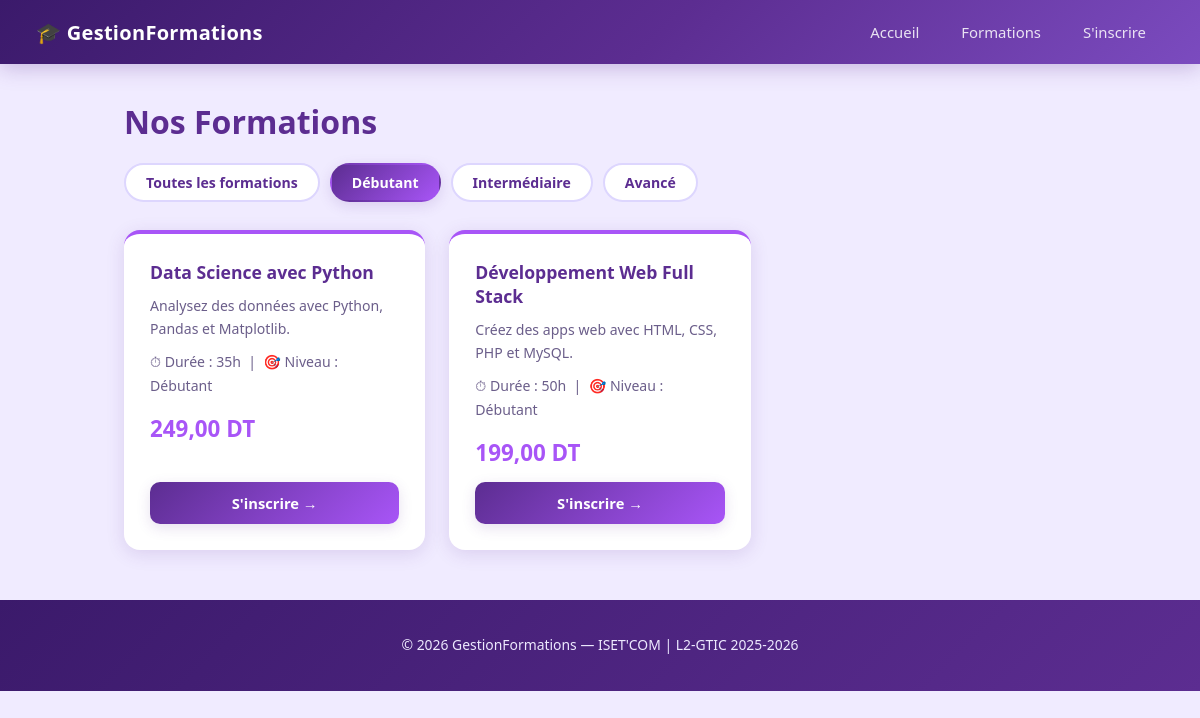
The app's page /index.php?page=formations&niveau=Débutant with its own data.
### tables this page shows
CREATE TABLE IF NOT EXISTS formations (
    id          INT AUTO_INCREMENT PRIMARY KEY,
    titre       VARCHAR(150) NOT NULL,
    description TEXT         NOT NULL,
    prix        DECIMAL(8,2) NOT NULL DEFAULT 0,
    duree       VARCHAR(30)  DEFAULT '20h',
    niveau      VARCHAR(50)  DEFAULT 'Tous niveaux',
    created_at  TIMESTAMP    DEFAULT CURRENT_TIMESTAMP
);

### FormationController.php (called while the page is built)
<?php
require_once 'models/Formation.php';
$niveau = $_GET['niveau'] ?? '';
$formations = Formation::getAll($niveau);
require 'views/formations.php';

### Formation.php (called while the page is built, shortened)
<?php
class Formation {
    public static function getAll(string $niveau = ''): array {
        $pdo = Database::connect();
        if (!empty($niveau)) {
            $stmt = $pdo->prepare('SELECT * FROM formations WHERE niveau = ? ORDER BY id ASC');
            $stmt->execute([$niveau]);
        } else {
            $stmt = $pdo->query('SELECT * FROM formations ORDER BY id ASC');
        }
        return $stmt->fetchAll();
    }
}

### formations.php (the view, shortened to what this page needs)
<?php
require 'views/partials/header.php';
?>
<div class="container">
    <h1>Nos Formations</h1>
    <div class="filtres">
        <a href="index.php?page=formations" <?= empty($niveau) ? 'class="active"' : '' ?>>
            Toutes les formations
        </a>
        <a href="index.php?page=formations&niveau=Débutant" <?= $niveau === 'Débutant' ? 'class="active"' : '' ?>>
            Débutant
        </a>
        <a href="index.php?page=formations&niveau=Intermédiaire" <?= $niveau === 'Intermédiaire' ? 'class="active"' : '' ?>>
            Intermédiaire
        </a>
        <a href="index.php?page=formations&niveau=Avancé" <?= $niveau === 'Avancé' ? 'class="active"' : '' ?>>
            Avancé
        </a>
    </div>
    <?php if (empty($formations)): ?>
        <p>Aucune formation disponible pour le moment.</p>
    <?php else: ?>
        <div class="formations-grid">
            <?php foreach ($formations as $f): ?>
                <div class="formation-card">
                    <h2><?= htmlspecialchars($f['titre']) ?></h2>
                    <p><?= htmlspecialchars($f['description']) ?></p>
                    <p class="meta">
                        ⏱ Durée : <?= htmlspecialchars($f['duree']) ?>
                        &nbsp;|&nbsp;
                        🎯 Niveau : <?= htmlspecialchars($f['niveau']) ?>
                    </p>
                    <p class="prix"><?= number_format($f['prix'], 2, ',', ' ') ?> DT</p>
                    <a class="btn-inscrire"
                       href="index.php?page=inscription&formation_id=<?= $f['id'] ?>">
                        S'inscrire →
                    </a>
                </div>
            <?php endforeach; ?>
        </div>
    <?php endif; ?>
</div>
<?php require 'views/partials/footer.php'; ?>

### style.css (style rules this page uses)
:root { --primary: #5C2D91; --primary-dark: #3B1A6B; --primary-light: #7B4BBF; --accent: #A855F7; --accent-light: #C084FC; --lavande: #EDE9FE; --lavande-mid: #DDD6FE; --violet-pale: #F5F3FF; --bg: #F0EBFF; --white: #FFFFFF; --text: #1E1035; --text-muted: #6B5E8A; --success: #059669; --success-light: #D1FAE5; --warning: #D97706; --warning-light: #FEF3C7; --shadow: rgba(92, 45, 145, 0.15); --shadow-strong: rgba(92, 45, 145, 0.28); }
* { box-sizing: border-box; margin: 0; padding: 0; }
body { font-family: 'Segoe UI', Arial, sans-serif; background: var(--bg); color: var(--text); min-height: 100vh; }
h1, h2, h3 { color: var(--primary); font-weight: 700; }
p { margin: 10px 0; line-height: 1.65; }
a { color: var(--primary-light); text-decoration: none; transition: color 0.2s; }
.container { max-width: 1000px; margin: 36px auto; padding: 0 24px; }
.formations-grid { display: grid; grid-template-columns: repeat(auto-fill, minmax(290px, 1fr)); gap: 24px; margin-top: 28px; }
.formation-card { background: var(--white); border-radius: 16px; padding: 26px; box-shadow: 0 4px 18px var(--shadow); transition: transform 0.25s, box-shadow 0.25s; display: flex; flex-direction: column; gap: 10px; border-top: 4px solid var(--accent); }
.formation-card h2 { font-size: 1.1em; color: var(--primary); font-weight: 700; }
.formation-card p { font-size: 0.88em; color: var(--text-muted); margin: 0; }
.formation-card .meta { display: flex; gap: 8px; flex-wrap: wrap; }
.formation-card .prix { font-size: 1.4em; font-weight: 800; color: var(--accent); margin-top: 4px; }
.btn-inscrire { display: block; margin-top: auto; padding: 11px 20px; background: linear-gradient(135deg, var(--primary), var(--accent)); color: white; border-radius: 10px; font-size: 0.92em; font-weight: 700; text-align: center; transition: all 0.22s; box-shadow: 0 4px 14px var(--shadow); }
.filtres { margin: 20px 0; display: flex; gap: 10px; flex-wrap: wrap; }
.filtres a { padding: 8px 20px; background: var(--white); border-radius: 50px; font-size: 0.88em; color: var(--primary); font-weight: 600; border: 2px solid var(--lavande-mid); transition: all 0.2s; }
.filtres a:hover, .filtres a.active { background: linear-gradient(135deg, var(--primary), var(--accent)); color: white; border-color: transparent; text-decoration: none; box-shadow: 0 4px 14px var(--shadow); }

### records on screen
formations: titre "Data Science avec Python", description "Analysez des données avec Python, Pandas et Matplotlib.", duree "35h", niveau "Débutant", prix "249,00"
formations: titre "Développement Web Full Stack", description "Créez des apps web avec HTML, CSS, PHP et MySQL.", duree "50h", niveau "Débutant", prix "199,00"
